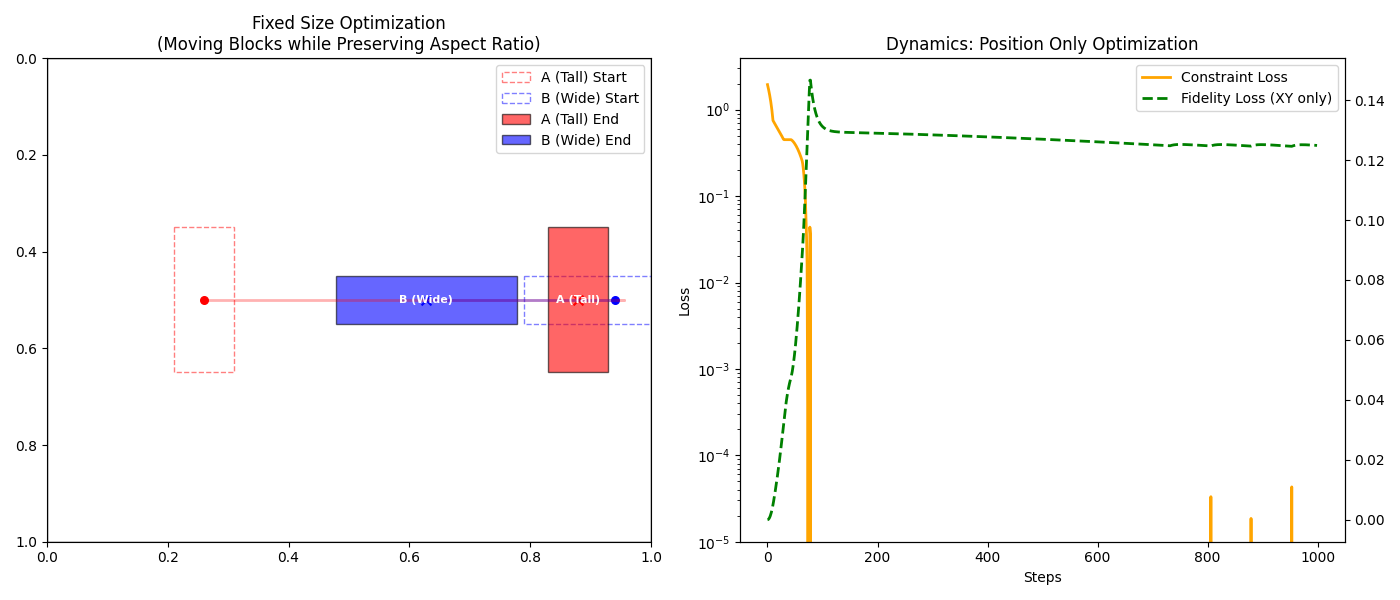

The script that saved this image:
"""
README:
This script is used to test the optimization of the layout of the boxes with constraints.
The boxes are initialized with random positions and fixed sizes.
The optimization is performed by minimizing the loss function.
The loss function is the sum of the following three terms:
1. The alignment loss of the bottom of the boxes.
2. The overlap loss of the boxes.
3. The boundary loss of the boxes.
"""

import torch
import torch.nn as nn
import torch.optim as optim
import matplotlib.pyplot as plt
import matplotlib.patches as patches
import numpy as np

class DynamicBarrierFixedSizeOptimizer:
    def __init__(self, initial_boxes, constraints, fidelity_alpha=1.0, threshold=1e-4):
        """
        Modified Version: Fixed Size (w, h), Variable Position (x, y)
        """
        # 1. 记录初始位置 (仅记录 xy 用于保真度计算)
        self.initial_xy = initial_boxes[:, :2].clone().detach()
        
        # 2. 拆分参数：
        # self.xy -> 是参数，需要梯度，可以被修改
        # self.wh -> 是常量，不需要梯度，固定不变
        self.xy = nn.Parameter(initial_boxes[:, :2].clone())
        self.wh = initial_boxes[:, 2:].clone().detach()
        
        self.constraints = constraints
        self.alpha = fidelity_alpha
        self.threshold = threshold
        self.margin = 0.05

        # 记录历史
        self.history = {'boxes': [], 'loss_c': [], 'loss_f': []}

    @property
    def boxes(self):
        """
        动态属性：每次调用时，将当前优化的 xy 和固定的 wh 拼接起来。
        这使得外部调用看起来 self.boxes 依然是一个完整的 Tensor。
        """
        return torch.cat([self.xy, self.wh], dim=1)

    def get_corners(self, xywh):
        x, y, w, h = xywh
        return x, y, x+w, y+h

    def calc_constraint_loss(self):
        loss = torch.tensor(0.0)
        
        # 获取当前的完整 boxes (包含最新的 x,y 和固定的 w,h)
        current_boxes = self.boxes

        # --- A. 逻辑约束 ---
        for c in self.constraints:
            ctype = c['type']
            if 'source' in c:
                i, j = c['source'], c['target']
                xi_min, yi_min, xi_max, yi_max = self.get_corners(current_boxes[i])
                xj_min, yj_min, xj_max, yj_max = self.get_corners(current_boxes[j])
                
                if ctype == 'left_of':   val = (xi_max + self.margin) - xj_min
                elif ctype == 'right_of': val = (xj_max + self.margin) - xi_min
                elif ctype == 'above':    val = (yi_max + self.margin) - yj_min
                elif ctype == 'below':    val = (yj_max + self.margin) - yi_min
                else: val = torch.tensor(0.0)
                
                loss += torch.relu(val)

        # --- B. 物理约束 (防重叠) ---
        n = len(current_boxes)
        for i in range(n):
            for j in range(i + 1, n):
                xi_min, yi_min, xi_max, yi_max = self.get_corners(current_boxes[i])
                xj_min, yj_min, xj_max, yj_max = self.get_corners(current_boxes[j])
                
                # 计算重叠面积
                inter_w = torch.relu(torch.min(xi_max, xj_max) - torch.max(xi_min, xj_min))
                inter_h = torch.relu(torch.min(yi_max, yj_max) - torch.max(yi_min, yj_min))
                loss += inter_w * inter_h * 10.0

        # --- C. 边界约束 ---
        # 确保 x, y 不跑出画布 (0,0) -> (1,1)
        # 注意：这里我们不需要约束 w, h > 0，因为 w,h 是固定的且初始值应该就是合法的
        l_bound = (torch.relu(-current_boxes[:,0]) + torch.relu(current_boxes[:,0]+current_boxes[:,2]-1) + 
                   torch.relu(-current_boxes[:,1]) + torch.relu(current_boxes[:,1]+current_boxes[:,3]-1)).sum()
        
        return loss + l_bound * 10.0

    def calc_fidelity_loss(self):
        """
        计算保真度 Loss
        修改点：只计算 xy 的偏移量 (MSE)，忽略 wh (因为 wh 根本不会变)
        """
        return torch.mean((self.xy - self.initial_xy) ** 2)

    def optimize(self, steps=500, lr=0.01):
        # 修改点：优化器只接收 self.xy，不接收 self.wh
        optimizer = optim.Adam([self.xy], lr=lr)
        
        print(f"开始优化 (Fixed Size): Alpha = {self.alpha}")
        
        for step in range(steps):
            optimizer.zero_grad()
            
            l_const = self.calc_constraint_loss()
            l_fid = self.calc_fidelity_loss()
            
            # 动态 Barrier 逻辑保持不变
            if l_const > self.threshold:
                w_c = 1000.0
                w_f = 0.0
                state_msg = "VIOLATION"
            else:
                w_c = 100.0
                w_f = self.alpha
                state_msg = "FEASIBLE"
                
            total_loss = w_c * l_const + w_f * l_fid
            
            total_loss.backward()
            optimizer.step()
            
            # 记录数据 (需要 detach 并转 numpy)
            current_snapshot = self.boxes.detach().numpy().copy()
            self.history['boxes'].append(current_snapshot)
            self.history['loss_c'].append(l_const.item())
            self.history['loss_f'].append(l_fid.item())
            
            if step % 50 == 0:
                print(f"Step {step:03d} [{state_msg}] | Loss_C: {l_const.item():.6f} | Loss_F: {l_fid.item():.6f}")

        return self.boxes.detach()

# ==========================================
# 测试与可视化
# ==========================================

# 场景：两个矩形互换位置，但这次它们的形状(宽高)必须保持绝对不变
# A (Red):  瘦高 (w=0.1, h=0.3)
# B (Blue): 矮胖 (w=0.3, h=0.1)
init_boxes = torch.tensor([
    [0.2, 0.35, 0.1, 0.3], # Box A
    [0.8, 0.45, 0.3, 0.1], # Box B
])

# 强约束：A 必须跑到 B 的右边
constraints = [{'type': 'right_of', 'source': 0, 'target': 1}]

# 实例化新的固定尺寸优化器
opt = DynamicBarrierFixedSizeOptimizer(init_boxes, constraints, fidelity_alpha=5.0)
final_boxes = opt.optimize(steps=1000)

# 复用之前的可视化代码
def visualize_trajectory(optimizer, title):
    history = np.array(optimizer.history['boxes'])
    loss_c = optimizer.history['loss_c']
    loss_f = optimizer.history['loss_f']
    
    fig, (ax1, ax2) = plt.subplots(1, 2, figsize=(14, 6))
    
    # 轨迹图
    ax1.set_title(title)
    ax1.set_xlim(0, 1); ax1.set_ylim(0, 1); ax1.invert_yaxis()
    ax1.add_patch(patches.Rectangle((0,0),1,1, fill=False, ec='black'))
    
    colors = ['red', 'blue']
    labels = ['A (Tall)', 'B (Wide)'] # 标注特征
    
    # 起点
    initial = history[0]
    for i in range(len(initial)):
        b = initial[i]
        ax1.add_patch(patches.Rectangle((b[0], b[1]), b[2], b[3], 
                                        ec=colors[i], fill=False, ls='--', alpha=0.5, label=f'{labels[i]} Start'))
    # 终点
    final = history[-1]
    for i in range(len(final)):
        b = final[i]
        ax1.add_patch(patches.Rectangle((b[0], b[1]), b[2], b[3], ec='black', fc=colors[i], alpha=0.6, label=f'{labels[i]} End'))
        ax1.text(b[0]+b[2]/2, b[1]+b[3]/2, labels[i], color='white', ha='center', va='center', fontweight='bold', fontsize=8)

    # 轨迹
    for i in range(len(initial)):
        cx = history[:, i, 0] + history[:, i, 2]/2
        cy = history[:, i, 1] + history[:, i, 3]/2
        ax1.plot(cx, cy, color=colors[i], alpha=0.3, linewidth=2)
        ax1.scatter(cx[0], cy[0], c=colors[i], marker='o', s=30)
        ax1.scatter(cx[-1], cy[-1], c=colors[i], marker='x', s=50)

    ax1.legend(loc='upper right')

    # Loss图
    ax2.set_title("Dynamics: Position Only Optimization")
    ax2.set_xlabel("Steps")
    ax2.set_ylabel("Loss")
    ax2_r = ax2.twinx()
    l1 = ax2.plot(loss_c, color='orange', label='Constraint Loss', linewidth=2)
    l2 = ax2_r.plot(loss_f, color='green', label='Fidelity Loss (XY only)', linewidth=2, linestyle='--')
    ax2.set_yscale('log'); ax2.set_ylim(bottom=1e-5)
    ax2.legend(l1+l2, [l.get_label() for l in l1+l2])
    
    plt.tight_layout()
    plt.savefig('test_constracts_adjust_v3.png')
    # plt.show()

visualize_trajectory(opt, "Fixed Size Optimization\n(Moving Blocks while Preserving Aspect Ratio)")
